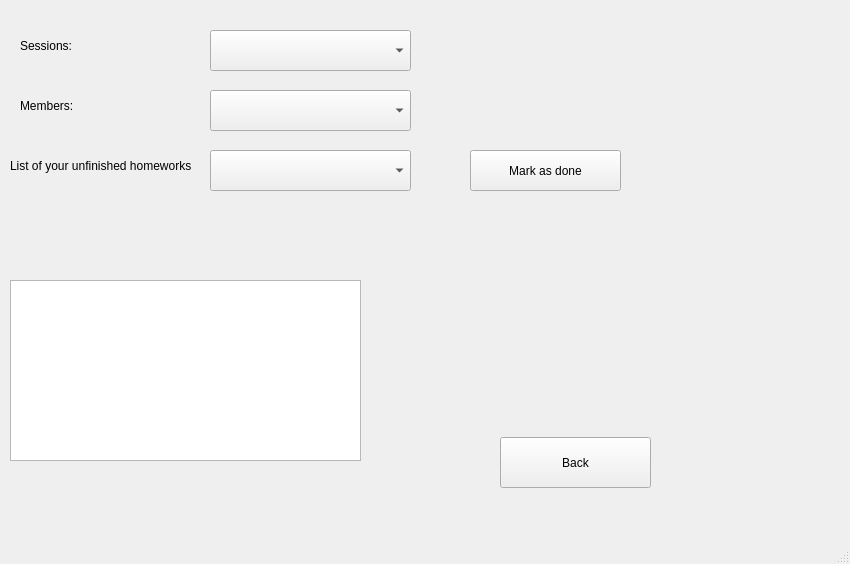
<?xml version="1.0" encoding="UTF-8"?>
<ui version="4.0">
 <class>see_session_window</class>
 <widget class="QMainWindow" name="see_session_window">
  <property name="geometry">
   <rect>
    <x>0</x>
    <y>0</y>
    <width>850</width>
    <height>564</height>
   </rect>
  </property>
  <property name="windowTitle">
   <string>See Sessions</string>
  </property>
  <widget class="QWidget" name="centralwidget">
   <widget class="QLabel" name="lbl_1">
    <property name="geometry">
     <rect>
      <x>20</x>
      <y>30</y>
      <width>171</width>
      <height>31</height>
     </rect>
    </property>
    <property name="text">
     <string>Sessions:</string>
    </property>
   </widget>
   <widget class="QPushButton" name="btn_back">
    <property name="geometry">
     <rect>
      <x>500</x>
      <y>437</y>
      <width>151</width>
      <height>51</height>
     </rect>
    </property>
    <property name="text">
     <string>Back</string>
    </property>
   </widget>
   <widget class="QListWidget" name="list_widget_session_member_homework_detail">
    <property name="geometry">
     <rect>
      <x>10</x>
      <y>280</y>
      <width>351</width>
      <height>181</height>
     </rect>
    </property>
   </widget>
   <widget class="QLabel" name="lbl_homework_details">
    <property name="geometry">
     <rect>
      <x>10</x>
      <y>250</y>
      <width>351</width>
      <height>31</height>
     </rect>
    </property>
    <property name="text">
     <string/>
    </property>
   </widget>
   <widget class="QLabel" name="lbl_4">
    <property name="geometry">
     <rect>
      <x>20</x>
      <y>90</y>
      <width>181</width>
      <height>31</height>
     </rect>
    </property>
    <property name="text">
     <string>Members:</string>
    </property>
   </widget>
   <widget class="QComboBox" name="combo_box_Sessions">
    <property name="geometry">
     <rect>
      <x>210</x>
      <y>30</y>
      <width>201</width>
      <height>41</height>
     </rect>
    </property>
   </widget>
   <widget class="QComboBox" name="combo_box_members">
    <property name="geometry">
     <rect>
      <x>210</x>
      <y>90</y>
      <width>201</width>
      <height>41</height>
     </rect>
    </property>
   </widget>
   <widget class="QLabel" name="label">
    <property name="geometry">
     <rect>
      <x>10</x>
      <y>150</y>
      <width>191</width>
      <height>31</height>
     </rect>
    </property>
    <property name="text">
     <string>List of your unfinished homeworks</string>
    </property>
   </widget>
   <widget class="QComboBox" name="combo_box_personal_homeworks">
    <property name="geometry">
     <rect>
      <x>210</x>
      <y>150</y>
      <width>201</width>
      <height>41</height>
     </rect>
    </property>
   </widget>
   <widget class="QPushButton" name="btn_mark_as_done">
    <property name="geometry">
     <rect>
      <x>470</x>
      <y>150</y>
      <width>151</width>
      <height>41</height>
     </rect>
    </property>
    <property name="text">
     <string>Mark as done</string>
    </property>
   </widget>
  </widget>
  <widget class="QMenuBar" name="menubar">
   <property name="geometry">
    <rect>
     <x>0</x>
     <y>0</y>
     <width>850</width>
     <height>21</height>
    </rect>
   </property>
  </widget>
  <widget class="QStatusBar" name="statusbar"/>
 </widget>
 <resources/>
 <connections/>
</ui>
